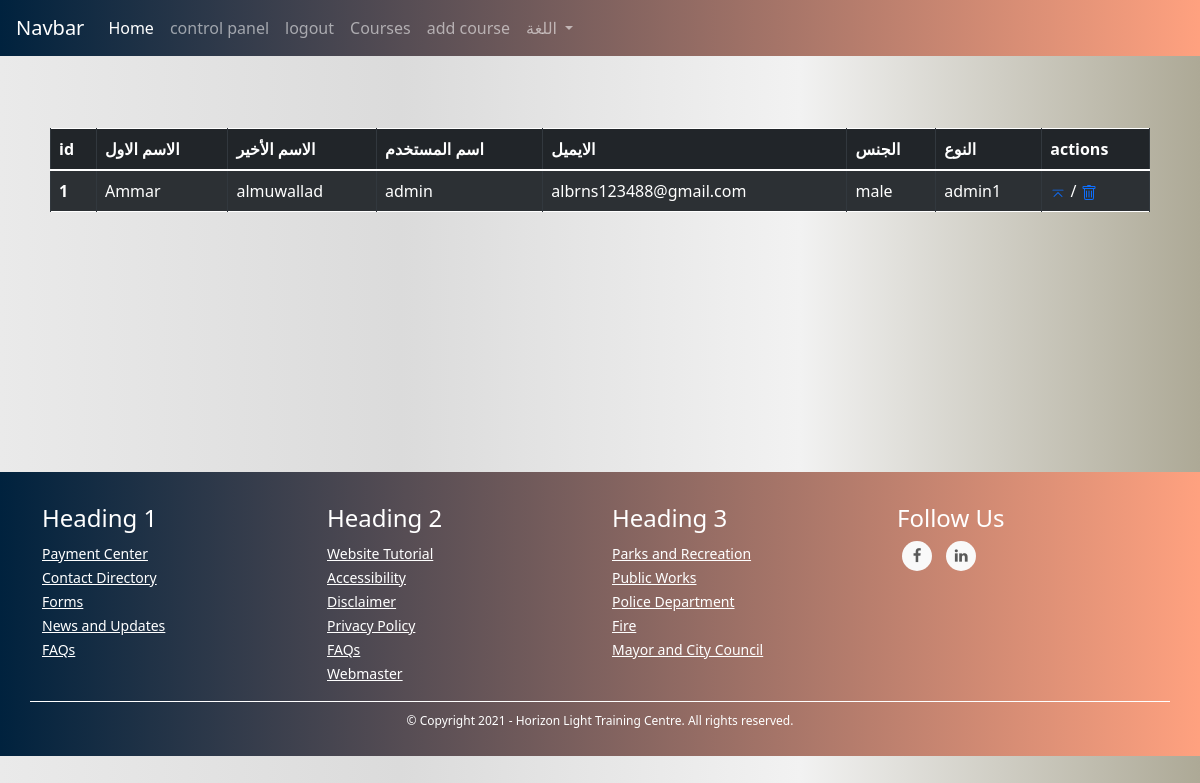
/admins/all_users (signed in), run on an earlier commit of the app's database.
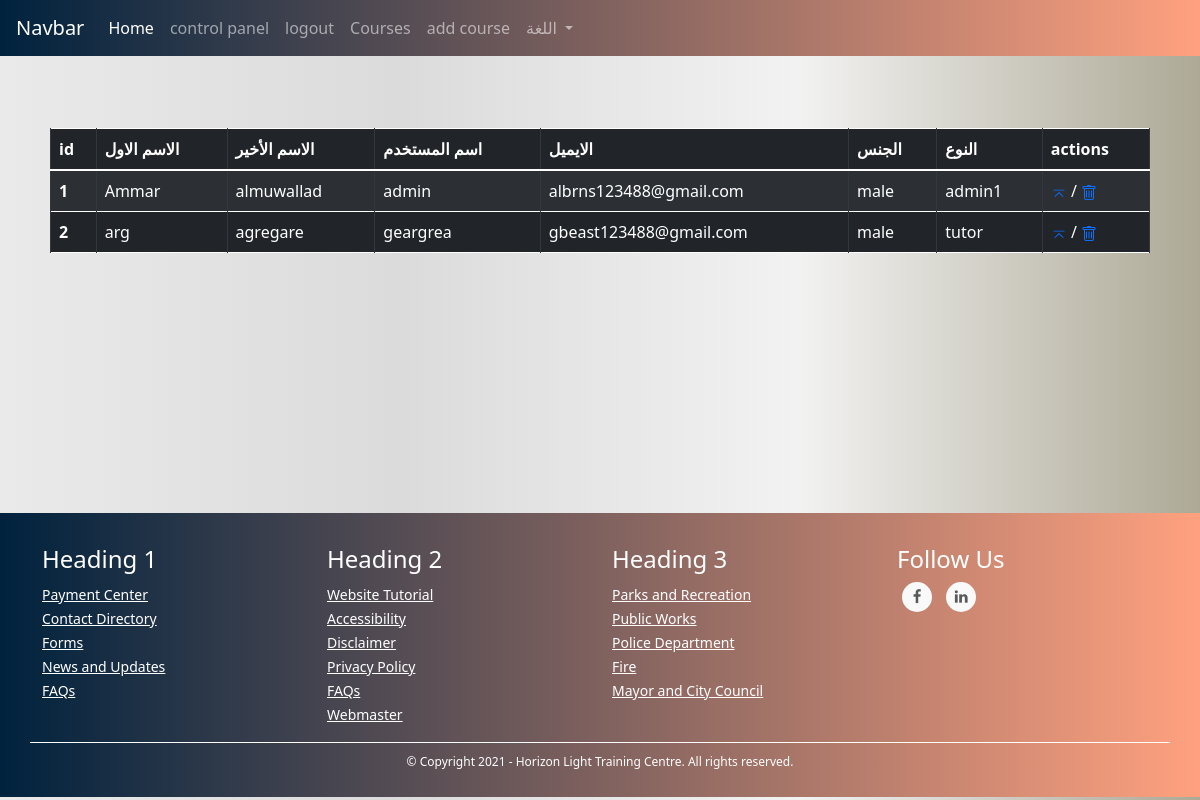
And on a later commit of the database.
### TUTOR/models.py (models this page shows, shortened)
class UserModel(db.Model, UserMixin):
    id = db.Column(db.Integer, primary_key=True)
    first_name = db.Column(db.String(128), nullable=False)
    last_name = db.Column(db.String(128), nullable=False)
    username = db.Column(db.String(20), unique=True, nullable=False)
    email = db.Column(db.String(256), unique=True, nullable=False)
    password = db.Column(db.String(255), nullable=False)
    user_type = db.Column(db.String(30), nullable=False)
    _gender = db.Column(db.Boolean, nullable=False, default=True)
    email_confirmation_code = db.Column(db.String(5), nullable=True)
    is_confirmed = db.Column(db.Boolean, nullable=False, default=False)
    creation_date = db.Column(db.DateTime, nullable=False, default=datetime.utcnow)
    admin_data_model = db.relationship('AdminDataModel', backref='user', uselist=False)
    tutor_data_model = db.relationship('TutorDataModel', backref='user', uselist=False)
    student_data_model = db.relationship('StudentDataModel', backref='user', uselist=False)
    @property
    def gender(self):
        return "male" if self._gender else "female"

### TUTOR/ADMINISTRATION/routes.py (the view)
@admins_blueprint.route("/admins/all_users", methods=["GET", "POST"])
@login_required(ADMIN_TYPES)
def users_list_view(): # admin only
    users = UserModel.query.all()
    return render_template("admins/users.html", users=users)

### TUTOR/ADMINISTRATION/routes.py (called while the page is built)
@admins_blueprint.context_processor
def utility_processor():
    return dict(get_language_text=LngObj.get_language_text, get_current_page_language_list=LngObj.get_current_page_language_list, languages=LANGUAGES, admin_types=ADMIN_TYPES, settings=SiteSettingsModel.get_settings_dict())

### TUTOR/models.py (called while the page is built)
@login_manager.user_loader
def load_user(user_id):
    return UserModel.query.get(int(user_id))

    def is_bool(self):
        return True if self.value in ("True", "true", "False", "false") else False

    @staticmethod
    def get_str_bool(string):
        return True if string in ("True", "true") else False

    @classmethod
    def get_settings_dict(cls):
        all_settings = cls.query.all()
        settings = {}
        for setting in all_settings:
            if setting.is_bool():
                settings[setting.name] = SiteSettingsModel.get_str_bool(setting.value)
            else:
                settings[setting.name] = setting.value
        return settings

### TUTOR/utils/utils.py (called while the page is built)
def login_required(roles=[]):
	def wrapper(fn):
		@wraps(fn)
		def decorated_view(*args, **kwargs):
			if request.method in EXEMPT_METHODS:
				return fn(*args, **kwargs)
			elif current_app.login_manager._login_disabled:
				return fn(*args, **kwargs)
			elif not current_user.is_authenticated:
				return current_app.login_manager.unauthorized()
			role = current_user.user_type
			if ( (role not in roles) and (roles != []) ):
				return current_app.login_manager.unauthorized()
			return fn(*args, **kwargs)
		return decorated_view
	return wrapper

### TUTOR/templates/admins/users.html (shortened to what this page needs)
{% extends "template.html" %}
{% block head %}<link rel="stylesheet" href="{{ url_for('static', filename='css/filtered_table.css') }}" >{% endblock %}
{% block content %}
<div class="filtered_table">
    <table class="table table-striped table-bordered table-hover table-dark">
        <thead>
          <tr>
            <th scope="col">id</th>
            <th scope="col">الاسم الاول</th>
            <th scope="col">الاسم الأخير</th>
            <th scope="col">اسم المستخدم</th>
            <th scope="col">الايميل</th>
            <th scope="col">الجنس</th>
            <th scope="col">النوع</th>
            <th scope="col">actions</th>
          </tr>
        </thead>
        <tbody>
        {% for user in users %}
          <tr>
            <a href="#">
            <th scope="row">{{ user.id }}</th></a>
            <td>{{ user.first_name }}</td>
            <td>{{ user.last_name }}</td>
            <td>{{ user.username }}</td>
            <td>{{ user.email }}</td>
            <td>{{ user.gender }}</td>
            <td>{{ user.user_type }}</td>
            <td><a href="#"></a> / <a href="#"></a></td>
          </tr>
        {% endfor %}
        </tbody>
      </table>
    </div>
{% endblock %}

### TUTOR/templates/template.html (shortened to what this page needs)
<!DOCTYPE html>
<html lang="en">
<head>
    <link rel="stylesheet" href="https://maxcdn.bootstrapcdn.com/bootstrap/4.0.0/css/bootstrap.min.css">
    <link href="https://cdn.jsdelivr.net/npm/bootstrap@5.0.0-beta1/dist/css/bootstrap.min.css" rel="stylesheet">
    <link href="https://maxcdn.bootstrapcdn.com/font-awesome/4.7.0/css/font-awesome.min.css" rel="stylesheet" >
    <link rel="stylesheet" href="{{ url_for('static', filename='css/footer.css') }}">
    <link rel="stylesheet" href="{{ url_for('static', filename='css/snippets/navbar.css') }}">
    <link rel="stylesheet" href="{{ url_for('static', filename='css/global.css') }}">
    <link rel="stylesheet" href="https://cdn.jsdelivr.net/npm/bootstrap-icons@1.3.0/font/bootstrap-icons.css">
    {% block head %} {% endblock %}
</head>
<body>
    {% if current_user.is_authenticated %}
        {% if current_user.user_type == "tutor" %}
            {% include "snippets/tutors/header.html" %}
        {% elif current_user.user_type == "student" %}
            {% include "snippets/students/header.html" %}
        {% elif current_user.user_type in admin_types %}
            {% include "snippets/admins/header.html" %}
        {% endif %}
    {% else %}
        {% include "snippets/header.html" %}
    {% endif %}
    <br><br><br>
    {% block content %}
    {% endblock %}
    <br><br><br><br><br><br>
  {% include "snippets/footer.html" %}
</body>
</html>

### TUTOR/templates/snippets/admins/header.html (shortened to what this page needs)
<nav class="navbar navbar-expand-lg navbar-dark my-navbar">
    <a class="navbar-brand" href="#">Navbar</a>
    <div class="collapse navbar-collapse" id="navbarNav">
      <ul class="navbar-nav">
        <li class="nav-item active">
            <a class="nav-link" href="{{ url_for('main_blueprint.home') }}">Home</a>
          </li>
          <li class="nav-item">
            <a class="nav-link" href="{{ url_for('admins_blueprint.control_panel') }}">control panel</a>
          </li>
        <li class="nav-item">
            <a class="nav-link" href="{{ url_for('users_blueprint.logout') }}">logout</a>
          </li>
        <li class="nav-item">
            <a class="nav-link" href="{{ url_for('courses_blueprint.courses') }}">Courses</a>
        </li>
        <li class="nav-item">
            <a class="nav-link" href="{{ url_for('admins_blueprint.add_course') }}">add course</a>
        </li>
        {% include "snippets/language_select_bootstrap.html" %}
      </ul>
    </div>
  </nav>

### TUTOR/templates/snippets/language_select_bootstrap.html (shortened to what this page needs)
<li class="nav-item dropdown">
    <a class="nav-link dropdown-toggle" href="#" id="navbarDropdown" role="button" data-toggle="dropdown" aria-haspopup="true" aria-expanded="false">
      اللغة
    </a>
  </li>

### TUTOR/templates/snippets/footer.html (shortened to what this page needs)
<link rel="stylesheet" href="{{ url_for('static', filename='css/footer.css') }}">
<footer class="mainfooter" role="contentinfo">
    <div class="footer-middle">
    <div class="container">
      <div class="row">
        <div class="col-md-3 col-sm-6">
          <div class="footer-pad">
            <h4>Heading 1</h4>
            <ul class="list-unstyled">
              <li><a href="#">Payment Center</a></li>
              <li><a href="#">Contact Directory</a></li>
              <li><a href="#">Forms</a></li>
              <li><a href="#">News and Updates</a></li>
              <li><a href="#">FAQs</a></li>
            </ul>
          </div>
        </div>
        <div class="col-md-3 col-sm-6">
          <div class="footer-pad">
            <h4>Heading 2</h4>
            <ul class="list-unstyled">
              <li><a href="#">Website Tutorial</a></li>
              <li><a href="#">Accessibility</a></li>
              <li><a href="#">Disclaimer</a></li>
              <li><a href="#">Privacy Policy</a></li>
              <li><a href="#">FAQs</a></li>
              <li><a href="#">Webmaster</a></li>
            </ul>
          </div>
        </div>
        <div class="col-md-3 col-sm-6">
          <div class="footer-pad">
            <h4>Heading 3</h4>
            <ul class="list-unstyled">
              <li><a href="#">Parks and Recreation</a></li>
              <li><a href="#">Public Works</a></li>
              <li><a href="#">Police Department</a></li>
              <li><a href="#">Fire</a></li>
              <li><a href="#">Mayor and City Council</a></li>
            </ul>
          </div>
        </div>
          <div class="col-md-3">
              <h4>Follow Us</h4>
              <ul class="social-network social-circle">
               <li><a href="#" class="icoFacebook" title="Facebook"><i class="fa fa-facebook"></i></a></li>
               <li><a href="#" class="icoLinkedin" title="Linkedin"><i class="fa fa-linkedin"></i></a></li>
              </ul>
          </div>
      </div>
      <div class="row">
          <div class="col-md-12 copy">
              <p class="text-center">&copy; Copyright 2021 - Horizon Light Training Centre.  All rights reserved.</p>
          </div>
      </div>
    </div>
    </div>
  </footer>

### TUTOR/static/css/footer.css (style rules this page uses)
footer { bottom: 0; left: 0; right: 0; background: #FFA17F; background: -webkit-linear-gradient(to right, #00223E, #FFA17F); background: linear-gradient(to right, #00223E, #FFA17F); color: white; margin-top:100px; clear: both; }
footer a { color: #fff; font-size: 14px; transition-duration: 0.2s; }
.copy { font-size: 12px; padding: 10px; border-top: 1px solid #FFFFFF; }
.footer-middle { padding-top: 2em; color: white; }
ul.social-network { list-style: none; display: inline; margin-left: 0 !important; padding: 0; }
ul.social-network li { display: inline; margin: 0 5px; }
.social-circle li a { display: inline-block; position: relative; margin: 0 auto 0 auto; -moz-border-radius: 50%; -webkit-border-radius: 50%; border-radius: 50%; text-align: center; width: 30px; height: 30px; font-size: 15px; }
.social-circle li i { margin: 0; line-height: 30px; text-align: center; }
.social-circle i { color: #595959; -webkit-transition: all 0.8s; -moz-transition: all 0.8s; -o-transition: all 0.8s; -ms-transition: all 0.8s; transition: all 0.8s; }
.social-network a { background-color: #F9F9F9; }

### TUTOR/static/css/snippets/navbar.css (style rules this page uses)
.my-navbar { background: #FFA17F; background: -webkit-linear-gradient(to right, #00223E, #FFA17F); background: linear-gradient(to right, #00223E, #FFA17F); }

### TUTOR/static/css/global.css (style rules this page uses)
body { background: #ADA996; background: -webkit-linear-gradient(to right, #EAEAEA, #DBDBDB, #F2F2F2, #ADA996); background: linear-gradient(to right, #EAEAEA, #DBDBDB, #F2F2F2, #ADA996); }

### TUTOR/static/css/filtered_table.css (style rules this page uses)
.filtered_table { margin-right: 50px; margin-left: 50px; }

What changed in the data, as far as the page shows it:
added UserModel: id "2", first_name "arg", last_name "agregare", username "geargrea", email "gbeast123488@gmail.com", gender "male", user_type "tutor"
